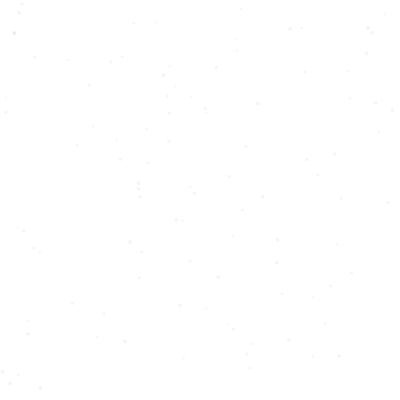
Frame 1 (no input)
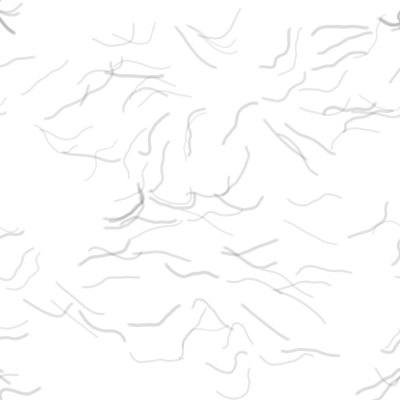
Frame 60 (the mouse pressed at the canvas centre just before this capture)
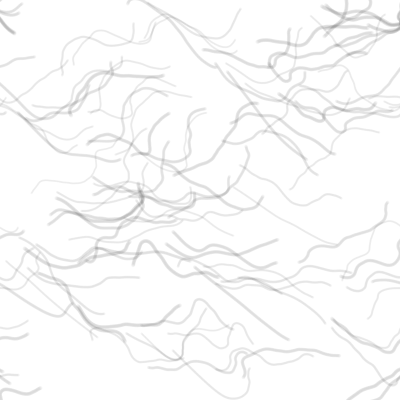
Frame 120 (the mouse held since frame 60 and released just before this capture)

The Processing sketch that drew these frames (run headless with seeded random() and noise(); from frame 60 on, the mouse is pressed at the canvas centre):

// Processing sketch: ParticleSketch_Array_PerlinNoise
// ── ParticleSketch_Array_PerlinNoise.pde
// Déclaration du tableau de particules
Particle[] particles;

float noiseScale = 0.02;

void setup()
{
  size(400, 400);
  smooth();
  
  // Création du tableau de particules
  particles  = new Particle[100];

  // Création des particules
  for (int i=0;i<particles.length;i++){
    particles[i] = new Particle(random(width), random(height));
  }
  
  // Options de dessin
  noStroke();
  fill(0,10);
  background(255);
}

void draw()
{

//  background(255);
  noStroke();
  for (int i=0;i<particles.length;i++){
    particles[i].move();
    particles[i].collision();
    particles[i].draw();
  }
  
//  filter(BLUR,1);
}


// ── Particle.pde
class Particle
{
  PVector pos; // position
  PVector speed; // vitesse
  float d; // diamètre
  float noiseOffset = 0.0;
  float noiseOffsetVel;
  

    
  // Cosntructeur
  Particle(float x, float y)
  {
    pos = new PVector(x,y);
    speed = new PVector( random(-3,3), random(-3,3) );
    d = random(2)+2;
    noiseOffsetVel = random(0.02)+0.01;
  }
  
  // Méthode move
  // A pour but de déplacer notre particule
  void move()
  {
    noiseOffset += noiseOffsetVel;
    float noiseVal = noise( noiseOffset+pos.x*noiseScale,noiseOffset+pos.y*noiseScale );
    float angle = map(noiseVal,0,1,0,TWO_PI);
    speed.x = 1.0*cos(angle);
    speed.y = 1.0*sin(angle);
    // Ajout de la vitesse à la position de la particule
    pos.add(speed);
  }

  // Méthode collision
  // A pour but tester les collisions de notre billes avec les
  // bordures de l'écran
  void collision()
  {
    if (pos.x-d/2>=width)
      pos.x = -d/2;
    else
    if (pos.x+d/2<=0)
      pos.x = width+d/2;

    if (pos.y-d/2>=height)
      pos.y = -d/2;
    else
    if (pos.y+d/2<=0)
      pos.y = height+d/2;
  }
  
  void draw()
  {
    ellipse(pos.x,pos.y,d,d);
  }
  
  void drawConnection(Particle other)
  {
    line(pos.x, pos.y, other.pos.x, other.pos.y);
  }
  
  float distance(Particle other)
  {
    return dist(pos.x, pos.y, other.pos.x, other.pos.y);
  }
  
}
